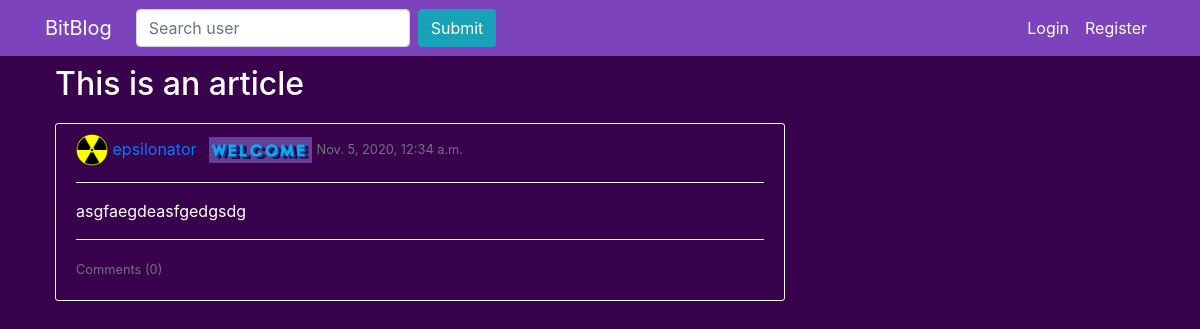
Before: /post/1/ with the older database file.
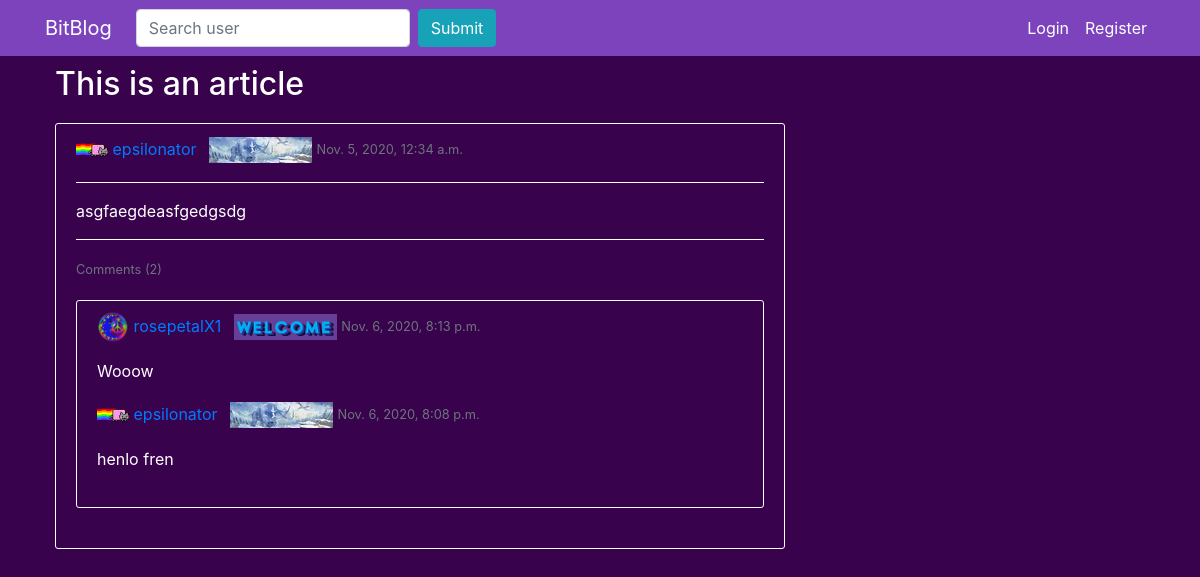
After: the same page with the newer database file.
### blog/models.py (models this page shows, shortened)
class BlogPost(models.Model):
	title = models.CharField(max_length = 50)
	content = RichTextField()
	post_date = models.DateTimeField(default = timezone.now)
	author = models.ForeignKey(User, on_delete = models.CASCADE)
	votes = models.IntegerField(default = 0)

class BlogUser(models.Model):
	user = models.OneToOneField(User, on_delete = models.CASCADE)
	desc = models.TextField(max_length = 250, default = "No description")
	hometown = models.CharField(max_length = 200, default = "Not specified")
	birth_date = models.DateField(null = True, blank = True)
	current_profile_card = models.ForeignKey(ProfileCard, on_delete = models.DO_NOTHING, default = 1)
	current_sigil = models.ForeignKey(Sigil, on_delete = models.DO_NOTHING, default = 1)

class Sigil(models.Model):
	name = models.CharField(unique=True, max_length=50)
	img = models.ImageField(upload_to='sigils')

class ProfileCard(models.Model):
	name = models.CharField(unique = True, max_length = 50)
	img = models.ImageField(upload_to = 'profile_cards')
	img_small = models.ImageField(upload_to = 'profile_cards_small')

class BlogComment(models.Model):
	comment = models.TextField()
	comment_date = models.DateTimeField(default = timezone.now)
	author = models.ForeignKey(User, on_delete = models.CASCADE)
	votes = models.IntegerField(default = 0)
	parent_post = models.ForeignKey(BlogPost, on_delete = models.CASCADE)

### blog/views.py (the view)
# urls.py: path('post/<int:pk>/', show_post, name = 'post'),
def show_post(request, pk):
	post = BlogPost.objects.filter(id = pk).first()
	comments = post.blogcomment_set.order_by('-comment_date')
	if request.method == 'POST':
		comment_form = CommentForm(request.POST)
		if comment_form.is_valid():
			post = BlogPost.objects.filter(id = pk).first()
			user = request.user
			comment = comment_form.cleaned_data.get('comment')
			comm_obj = BlogComment(
				comment = comment,
				author = user,
				parent_post = post
			)
			comm_obj.save()
		return redirect('post', pk = pk)
	else:
		comment_form = CommentForm()
	return render(request, 'blog/post.html', context = {
		'post' : post,
		'comments' : comments,
		'comment_form' : comment_form,
		'current_user' : request.user
	})

### blog/forms.py
class CommentForm(forms.ModelForm):
	comment = forms.CharField()
	class Meta:
		model = BlogComment
		fields = ['comment']

### blog/templatetags/custom_tags.py (called while the page is built)
@register.simple_tag
def setvar(val = None):
    return val

### blog/templates/blog/post.html (shortened to what this page needs)
{% extends 'blog/base.html' %}
{% load crispy_forms_tags %}
{% block content %}
	<h2>{{ post.title }}</h2>
	<article class="media content-section">
		<div class="media-body">
			<div class="article-metadata">
				<img class = "size-32" src="{{ post.author.bloguser.current_sigil.img.url }}">
				<a class="mr-2" href="{% url 'profile' post.author.username %}">{{ post.author }}</a>
				<img src = "{{ post.author.bloguser.current_profile_card.img_small.url }}">
				<small class="text-muted">{{ post.post_date }}</small>
			</div>
			<hr>
			<p class="article-content">{{ post.content | safe | linebreaks }}</p>
			<hr>
			<small class="text-muted">Comments ({{ post.blogcomment_set.count }})</small>
			{% if comments %}
			<div class="content-section">
				{% for comment in comments %}
					<div class="article-metadata">
						<img class = "size-32" src="{{ comment.author.bloguser.current_sigil.img.url }}">
						<a class="mr-2" href="">{{ comment.author }}</a>
						<img src="{{ comment.author.bloguser.current_profile_card.img_small.url }}">
						<small class="text-muted">{{ comment.comment_date }}</small>
					</div>
				<p class="article-content">{{ comment.comment | linebreaks }}</p>
				{% endfor %}
			</div>
			{% endif %}
		</div>
	</article>
{% endblock %}

### blog/templates/blog/base.html (shortened to what this page needs)
{% load static %}
{% load custom_tags %}
<!DOCTYPE html>
<html>
<head>
	<link rel="stylesheet" href="https://stackpath.bootstrapcdn.com/bootstrap/4.3.1/css/bootstrap.min.css">
	<link rel="stylesheet" href="{% static 'blog/main.css' %}">
	<header class="site-header">
	 	<nav class="navbar navbar-expand-md navbar-dark bg-steel fixed-top">
	    	<div class="container">
	      		<a class="navbar-brand mr-4" href="/">BitBlog</a>
	      		<div class="collapse navbar-collapse" id="navbarToggle">
	        		<div class="navbar-nav mr-auto">
	        			<form class="form-inline my-2 my-lg-0" action="{% url 'search-user' %}" method="get">
	        				<input type="search" name="searchkey" placeholder="Search user" class="form-control mr-sm-2"/>
	        				<button class="btn btn-info mr-2" type="submit">Submit</button>
	        			</form>
	        		</div>
	        		{% if user.is_authenticated %}
		        		<div class="navbar-nav">
		        			<a class="nav-item nav-link" href="{% url 'post-create' %}">New Post</a>
		          			<a class="nav-item nav-link" href="{% url 'profile' user.username %}">{{ user.username }}</a>
		          			<a class="nav-item nav-link" href="{% url 'logout' %}">Logout</a>
		        		</div>
	        		{% else %}
		        		<div class="navbar-nav">
		          			<a class="nav-item nav-link" href="{% url 'login' %}">Login</a>
		          			<a class="nav-item nav-link" href="{% url 'register' %}">Register</a>
		        		</div>
	        		{% endif %}
	      		</div>
	    	</div>
	  	</nav>
	</header>
</head>
{% if large %}
	{% setvar "col-lg-12" as divclass %}
{% else %}
	{% setvar "col-lg-8" as divclass %}
{% endif %}
<body>
	<main role = "main" class = "container">
		<div class="row">
			<div class="{{ divclass }}">
				{% block content %}
				{% endblock %}
			</div>
			<div class="col-md-4">
			</div>
		</div>
	</main>
</body>
</html>

### blog/static/blog/main.css (style rules this page uses)
body { background-color: #39024d; color: #FFFFFF; margin-left: 20px; padding-top: 65px; }
.bg-steel { background-color: #7c43bd; }
.site-header .navbar-nav .nav-link { color: #ffffff; }
.content-section { padding: 10px 20px 20px 20px; margin-top: 20px; margin-bottom: 20px; border: 1px solid #ffffff; border-radius: 3px; }
.article-content { word-wrap: break-word; }
hr { border-color: #ffffff; }
.size-32 { height: 32px; width: 32px; }

Changed rows visible on the page:
changed through a linked row, BlogPost "This is an article": author.bloguser.current_sigil.img: a different picture; author.bloguser.current_profile_card.img_small: a different picture; blogcomment_set.count "0" → "2"
added BlogComment: author.bloguser.current_sigil.img (picture), author "rosepetalX1", author.bloguser.current_profile_card.img_small (picture), comment_date "Nov. 6, 2020, 8:13 p.m.", comment "Wooow"
added BlogComment: author.bloguser.current_sigil.img (picture), author "epsilonator", author.bloguser.current_profile_card.img_small (picture), comment_date "Nov. 6, 2020, 8:08 p.m.", comment "henlo fren"
